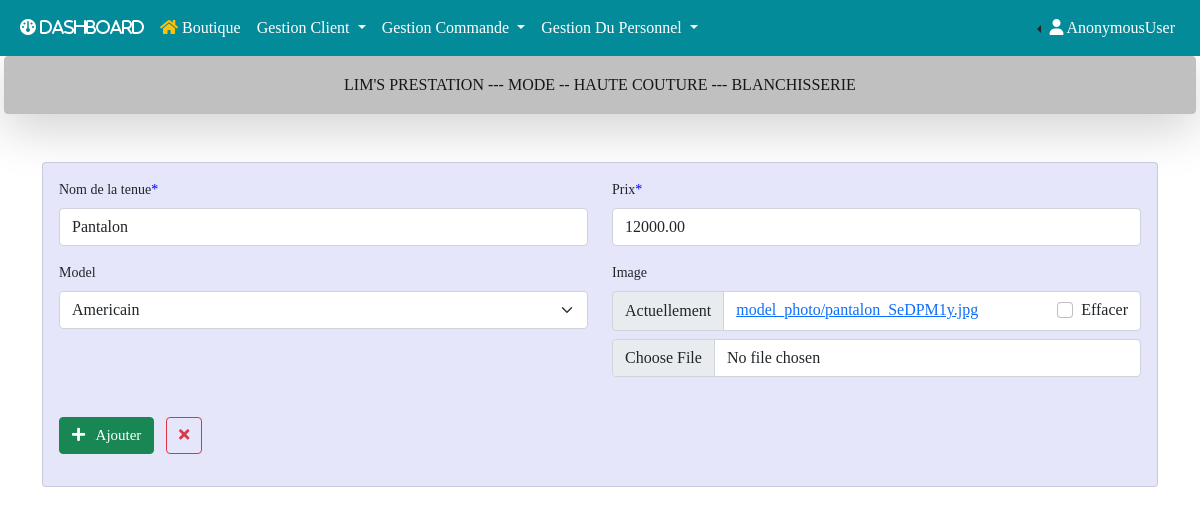
/tenue/edit/1, run on the app's committed database.
### gestion/models.py (models this page shows, shortened)
class Tenue(models.Model):
    libelle = models.CharField(max_length=200, null=True)
    price = models.DecimalField(max_digits=7, decimal_places=2)
    model = models.ForeignKey(ModelTenue, on_delete=models.CASCADE, null=True, blank=True)
    image = models.ImageField(upload_to='model_photo/', null=True, blank=True)
    created_at = models.DateTimeField(auto_now_add=True)
    modified_at = models.DateTimeField(auto_now_add=True)

### gestion/views.py (the view)
# urls.py: path('tenue/edit/<int:id>', views.edit_tenue, name='edit_tenue'),
def edit_tenue(request, id):
    tenue = Tenue.objects.get(id=id)
    if request.method == 'POST':
        form = TenueForm(request.POST, instance=tenue)
        if form.is_valid():
            form.save(id)
            messages.success(request, "modifiéé avec succès !")
            return redirect('tenue')
    else:
        form = TenueForm(instance=tenue)
    return render(request, 'gestion/tenue/edit.html', {'form':form})

### gestion/forms.py
class TenueForm(forms.ModelForm):
    libelle = forms.CharField(
        label='Nom de la tenue',
        widget=forms.TextInput(attrs={'placeholder': 'Nom de la tenue'})
    )
    price = forms.FloatField(
        label='Prix',
        widget=forms.TextInput(attrs={'placeholder': 'Prix'})
    )
    class  Meta:
        model = Tenue
        fields = '__all__'

### gestion/models.py (called while the page is built)
    def __str__(self):
        return self.libelle

### gestion/templates/gestion/tenue/edit.html (shortened to what this page needs)
{% extends 'base.html' %}
{% load crispy_forms_tags %}
{% block main%}
   <div class="container mt-3 w-80">
      <form method="POST" style="font-size: 14px; background-color: #E6E6FA" class="card p-3 mt-5" autocomplete="off" enctype="multipart/form-data">
         <div class="row">
            <div class="col-6">{{form.libelle|as_crispy_field}}</div>
            <div class="col-6">{{form.price|as_crispy_field}}</div>
         </div>
         <div class="row">
            <div class="col-6">{{form.model|as_crispy_field}}</div>
            <div class="col-6">{{form.image|as_crispy_field}}</div>
         </div>
         <div class="mt-4" style="width: 100p%;">
            <button style= "font-size: 15px;" type="submit" class="btn btn-success mb-3">
            <i class="fas fa-plus"></i>&nbsp;&nbsp; Ajouter
            </button>
            <a style= "font-size: 15px;" href="{% url 'tenue' %}" type="button" class="btn btn-outline-danger mb-3 ms-2" style="wdith: 50px;" title="Close">
                  <i class="fas fa-times"></i>
            </a>
         </div>
      </form>
   </div>
{% endblock main%}

### lims/static/css/styles.css (style rules this page uses)
* { padding: 0; margin: 0; box-sizing: border-box; list-style-type: none; text-decoration: none; font-family: "verdana"; }
.asteriskField { color: blue; }

### data on the page
Tenue: libelle "Pantalon", price "12000.00", model "Americain"

### other printed values
{{ request.user }} "AnonymousUser"
